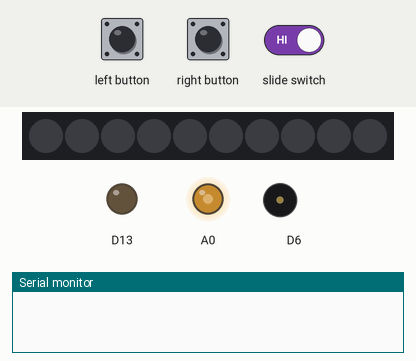
This sketch was run on a simulated Adafruit Circuit Playground Express. On the bench: 10 RGB LEDs in strip order, left to right, output pins drawn as LEDs (lit = HIGH), buzzer (waves = sounding), the last lines printed to the serial monitor. The inputs (shaded band) are chosen by the test bench. Dim RGB values are drawn brighter than linear; random numbers use the default seed unless the sketch sets one.

Above: at 1.2 s.
1.3 s: slide switch set LOW
At 1.46 s:
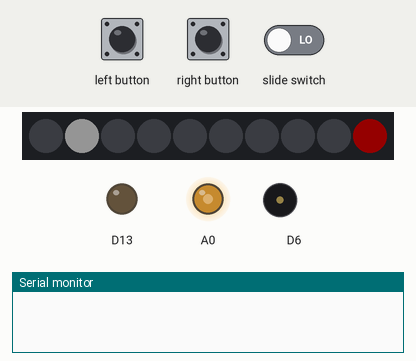
3.7 s: left button pressed for 1 s
At 3.99 s:
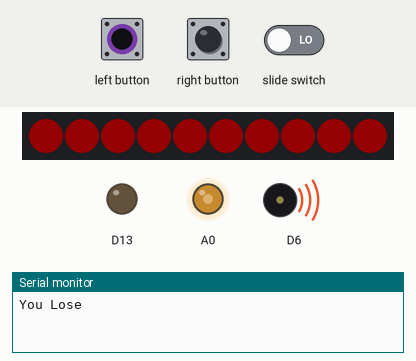
7.2 s: slide switch set HIGH
At 8.8 s:
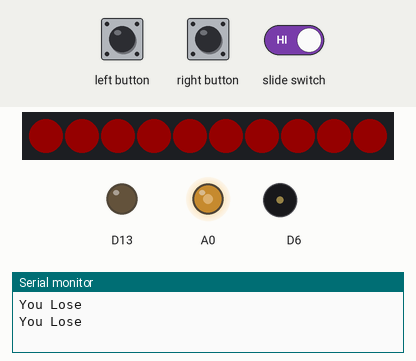
9.0 s: right button pressed for 0.15 s
Timing chart, 0 to 12.0 s (numbered marks = the images above; inputs shaded):
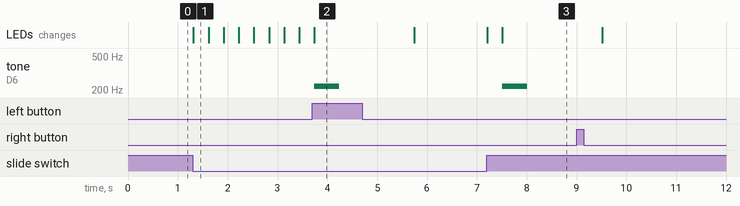

The sketch:

Main.ino
```cpp
#include <Adafruit_CircuitPlayground.h>

bool buttonFlag, switchFlag;
bool lost;
bool dir = true;

int playerX, targetX;
int score, highScore;
int pixels[10];
int lastButtonTime;

void setup() {
  CircuitPlayground.begin();

  analogWrite(A0, 128);  //reduce speakre volume

  Serial.begin(9600);
  while (!Serial)
    ;

  attachInterrupt(digitalPinToInterrupt(4), buttonInterrupt, RISING);
  attachInterrupt(digitalPinToInterrupt(5), buttonInterrupt, RISING);
  attachInterrupt(digitalPinToInterrupt(7), switchInterrupt, CHANGE);

  //Initiate Pixel Values
  for (int i = 0; i < 10; i++) {
    pixels[i] = 0x000000;
  }
}

void loop() {
  if (buttonFlag) {
    buttonFlag = false;
    displayHighScore();
  }

  if (switchFlag) {
    delay(5);
    switchFlag = false;
    game();
  }
}

void game() {
  playerX = 0;  //Hard coded first 'level'
  targetX = 9;
  draw();

  lost = false;

  while (!lost) {

    //MAIN GAME LOOP

    if (buttonFlag) {
      dir = !dir;
      buttonFlag = false;
      if (targetX == playerX) {
        score++;
        CircuitPlayground.playTone(440, 50, false);
        newTarget(); //Creates new target
      } else {
        lose();
      }
    }
    advance(); //Move player in correct direction
    draw(); //Update pixels to math array
    delay(300);
  }
}

void displayHighScore() {
  Serial.print("High Score: ");
  Serial.println(highScore);
}


//************FUNCTION GENERATED BY CHATGPT************
void buttonInterrupt() {
  unsigned long currentTime = millis();
  if (currentTime - lastButtonTime > 200) {
    buttonFlag = true;
    lastButtonTime = currentTime;
  }
}

void switchInterrupt() {
  switchFlag = true;
}

void advance() {
  if (playerX == targetX) {
    lose();
    return;
  }
  if (dir) playerX++;
  else playerX--;

  if (playerX < 0) {
    playerX = 9;
  } else if (playerX >= 10) {
    playerX = 0;
  }
}

void draw() {
  if (lost) return; //dont pixels screen if game is over
  clearArray();

  pixels[targetX] = 0xFF0000;
  pixels[playerX] = 0xFFFFFF;

  for (int i = 0; i < 10; i++) {
    CircuitPlayground.setPixelColor(i, pixels[i]);
  }
}

//Helper to clear the pixel array
void clearArray() {
  for (int i = 0; i < 10; i++) {
    pixels[i] = 0;
  }
}


//Generates a new target an appropriate distance from the player
void newTarget() {
  int newTargetLoc = random(playerX + 4, playerX + 8);

  if (newTargetLoc < 0) {
    newTargetLoc += 10;
  } else if (newTargetLoc >= 10) {
    newTargetLoc -= 10;
  }

  targetX = newTargetLoc;
}

void lose() {
  lost = true;
  Serial.println("You Lose");
  if (score > highScore) highScore = score;
  for (int i = 0; i < 10; i++) {
    CircuitPlayground.setPixelColor(i, 0xFF0000);
  }

  CircuitPlayground.playTone(220, 500, false);

  delay(2000);

  CircuitPlayground.clearPixels();
}
```

Measured:
- after the input at 1.3 s, the LEDs: change at once (image 1)
- after the input at 7.2 s, tone on D6: silent → 220 Hz after 0.31 s, → silent 0.50 s later; the LEDs: first change at once (image 3 shows a later state)
